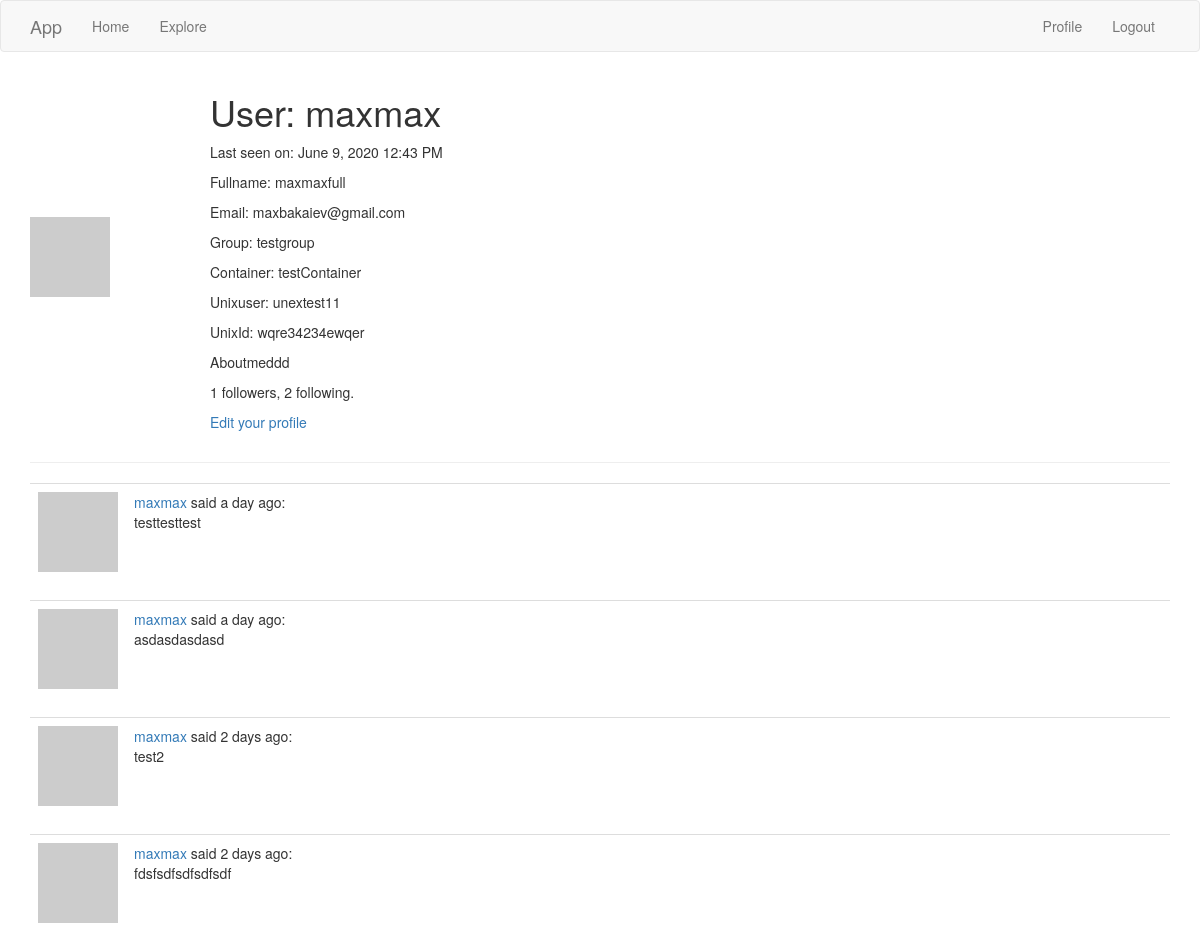
The page /user/maxmax (signed in) on the database as committed earlier.
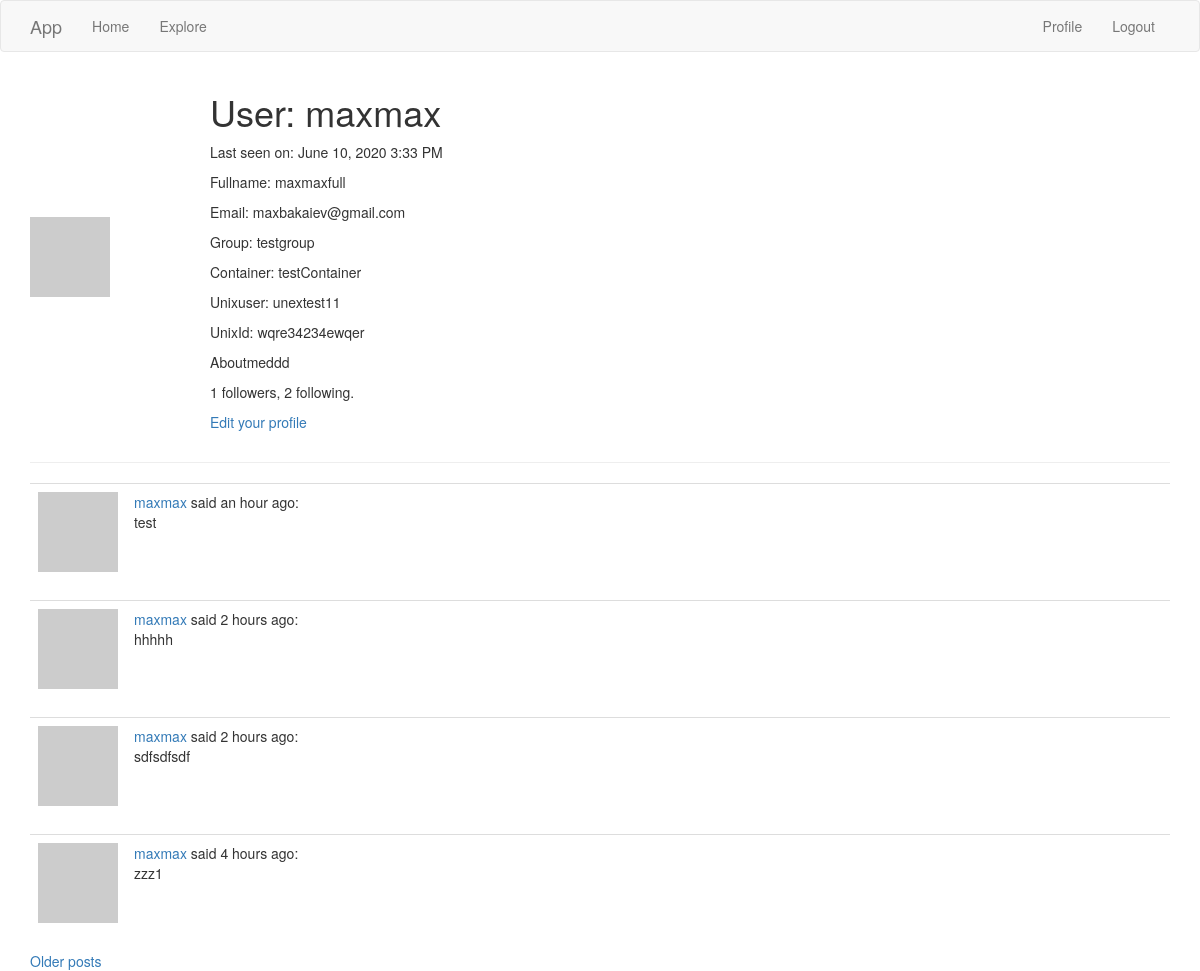
The same page on the database as committed later.
### app/models.py (models this page shows, shortened)
class User(UserMixin, db.Model):
    id = db.Column(db.Integer, primary_key=True)
    username = db.Column(db.String(64), index=True, unique=True)
    fullname = db.Column(db.String(120))
    email = db.Column(db.String(120), index=True, unique=True)
    password_hash = db.Column(db.String(128))
    posts = db.relationship('Post', backref='author', lazy='dynamic')
    about_me = db.Column(db.String(140))
    group = db.Column(db.String(120))
    unixuser = db.Column(db.String(120))
    unixid = db.Column(db.String(120))
    container = db.Column(db.String(120))
    last_seen = db.Column(db.DateTime, default=datetime.utcnow)
    followed = db.relationship(
        'User', secondary=followers,
        primaryjoin=(followers.c.follower_id == id),
        secondaryjoin=(followers.c.followed_id == id),
        backref=db.backref('followers', lazy='dynamic'), lazy='dynamic')
    def avatar(self, size):
        digest = md5(self.email.lower().encode('utf-8')).hexdigest()
        return 'https://www.gravatar.com/avatar/{}?d=identicon&s={}'.format(
            digest, size)

class Post(db.Model):
    id = db.Column(db.Integer, primary_key=True)
    body = db.Column(db.String(140))
    timestamp = db.Column(db.DateTime, index=True, default=datetime.utcnow)
    user_id = db.Column(db.Integer, db.ForeignKey('user.id'))
    language = db.Column(db.String(5))

### app/main/routes.py (the view)
@bp.route('/user/<username>')
@login_required
def user(username):
    user = User.query.filter_by(username=username).first_or_404()
    page = request.args.get('page', 1, type=int)
    posts = user.posts.order_by(Post.timestamp.desc()).paginate(
        page, 4, False)
    next_url = url_for('main.user', username=user.username,
                       page=posts.next_num) if posts.has_next else None
    prev_url = url_for('main.user', username=user.username,
                       page=posts.prev_num) if posts.has_prev else None
    form = EmptyForm()
    return render_template('user.html', user=user, posts=posts.items,
                           next_url=next_url, prev_url=prev_url, form=form)

### app/main/routes.py (called while the page is built)
@bp.before_app_request
def before_request():
    if current_user.is_authenticated:
        current_user.last_seen = datetime.utcnow()
        db.session.commit()
    g.locale = str(get_locale())

### app/models.py (called while the page is built)
@login.user_loader
def load_user(id):
    return User.query.get(int(id))

### app/templates/user.html (shortened to what this page needs)
{% extends "base.html" %}
{% block app_content %}
  <table>
      <tr>
          <td width="180px"><img src="{{ user.avatar(128) }}"></td>
          <td>
              <h1>User: {{ user.username }}</h1>
              {% if user.last_seen %}
              <p>Last seen on: {{ moment(user.last_seen).format('LLL') }}</p>
              {% endif %}
              {% if user.fullname %}<p>Fullname: {{ user.fullname }}</p>{% endif %}
              {% if user.email %}<p>Email: {{ user.email }}</p>{% endif %}
              {% if user.group %}<p>Group: {{ user.group }}</p>{% endif %}
              {% if user.container %}<p>Container: {{ user.container }}</p>{% endif %}
              {% if user.unixuser %}<p>Unixuser: {{ user.unixuser }}</p>{% endif %}
              {% if user.unixid %}<p>UnixId: {{ user.unixid }}</p>{% endif %}
              {% if user.about_me %}<p>{{ user.about_me }}</p>{% endif %}
              <p>{{ user.followers.count() }} followers, {{ user.followed.count() }} following.</p>
              {% if user == current_user %}
              <p><a href="{{ url_for('main.edit_profile') }}">{{ _('Edit your profile') }}</a></p>
              {% endif %}
          </td>
      </tr>
  </table>
  <hr>
  {% for post in posts %}
      {% include '_post.html' %}
  {% endfor %}
  {% if next_url %}
  <a href="{{ next_url }}">Older posts</a>
  {% endif %}
{% endblock %}

### app/templates/base.html (shortened to what this page needs)
{% extends 'bootstrap/base.html' %}
{% block navbar %}
    <nav class="navbar navbar-default">
        <div class="container">
            <div class="navbar-header">
                <a class="navbar-brand" href="{{ url_for('main.index') }}">App</a>
            </div>
            <div class="collapse navbar-collapse" id="bs-example-navbar-collapse-1">
                <ul class="nav navbar-nav">
                    <li><a href="{{ url_for('main.index') }}">{{ _('Home') }}</a></li>
                    <li><a href="{{ url_for('main.explore') }}">{{ _('Explore') }}</a></li>
                </ul>
                <ul class="nav navbar-nav navbar-right">
                    {% if current_user.is_anonymous %}
                    <li><a href="{{ url_for('auth.login') }}">{{ _('Login') }}</a></li>
                    {% else %}
                    <li><a href="{{ url_for('main.user', username=current_user.username) }}">{{ _('Profile') }}</a></li>
                    <li><a href="{{ url_for('auth.logout') }}">{{ _('Logout') }}</a></li>
                    {% endif %}
                </ul>
            </div>
        </div>
    </nav>
{% endblock %}
{% block content %}
    <div class="container">
        {% block app_content %}{% endblock %}
    </div>
{% endblock %}

### app/templates/_post.html
<table class="table table-hover">
    <tr>
        <td width="70px">
            <a href="{{ url_for('user', username=post.author.username) }}">
                <img src="{{ post.author.avatar(70) }}" />
            </a>
        </td>
        <td>
            <a href="{{ url_for('user', username=post.author.username) }}">
                {{ post.author.username }}
            </a>
            said {{ moment(post.timestamp).fromNow() }}:
            <br>
            {{ post.body }}
        </td>
    </tr>
</table>

Rows that differ between the two databases and show on the page:
no longer on this page (row unchanged): Post: author.username "maxmax", timestamp "a day ago", body "testtesttest"
no longer on this page (row unchanged): Post: author.username "maxmax", timestamp "a day ago", body "asdasdasdasd"
no longer on this page (row unchanged): Post: author.username "maxmax", timestamp "2 days ago", body "test2"
no longer on this page (row unchanged): Post: author.username "maxmax", timestamp "2 days ago", body "fdsfsdfsdfsdfsdf"
changed User "maxmax": last_seen "June 9, 2020 12:43 PM" → "June 10, 2020 3:33 PM"
added Post: author.username "maxmax", timestamp "an hour ago", body "test"
added Post: author.username "maxmax", timestamp "2 hours ago", body "hhhhh"
added Post: author.username "maxmax", timestamp "2 hours ago", body "sdfsdfsdf"
added Post: author.username "maxmax", timestamp "4 hours ago", body "zzz1"
Other text that changed with them:
text now shown: "Older posts"
